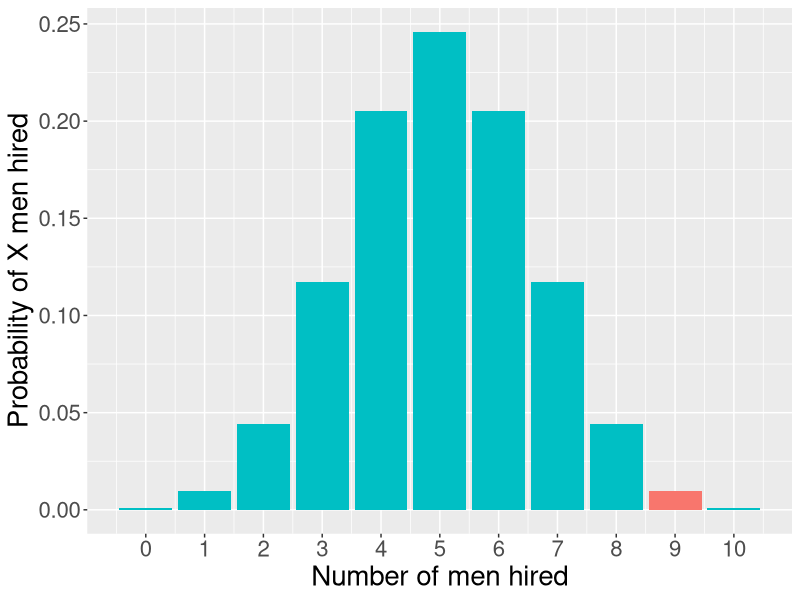
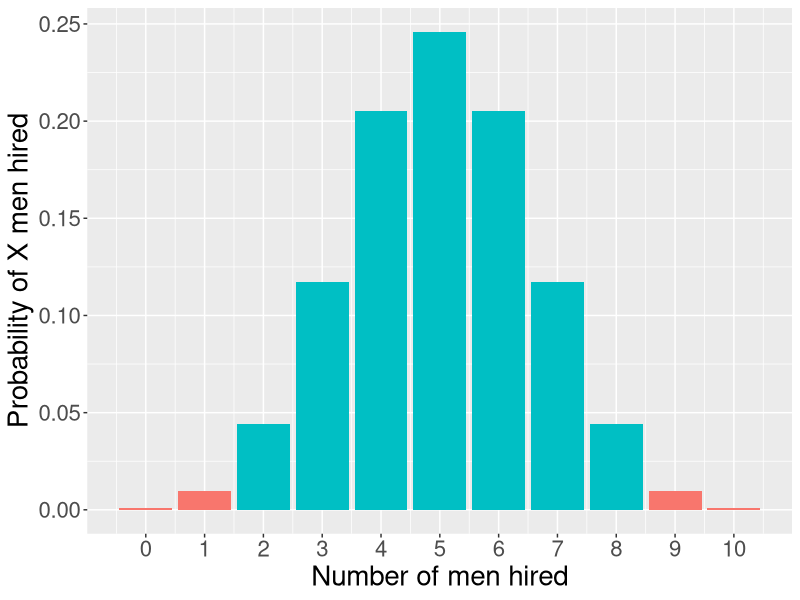
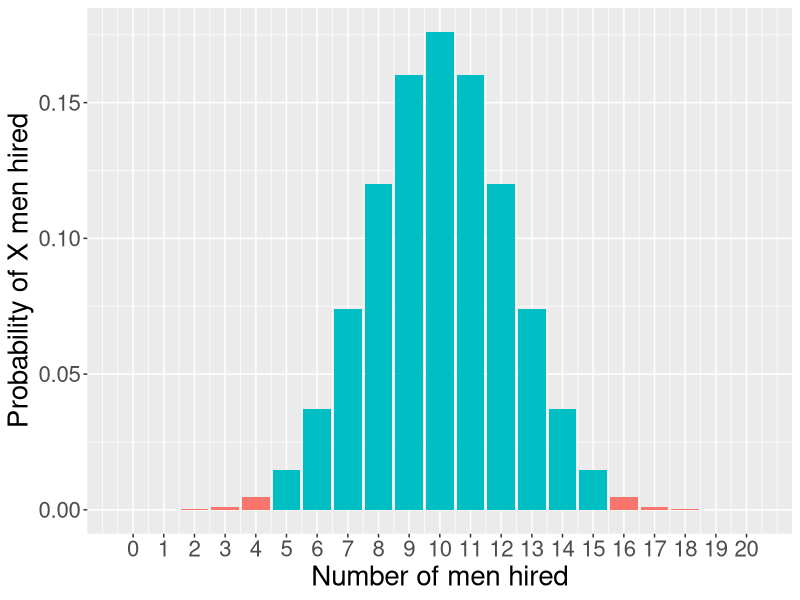
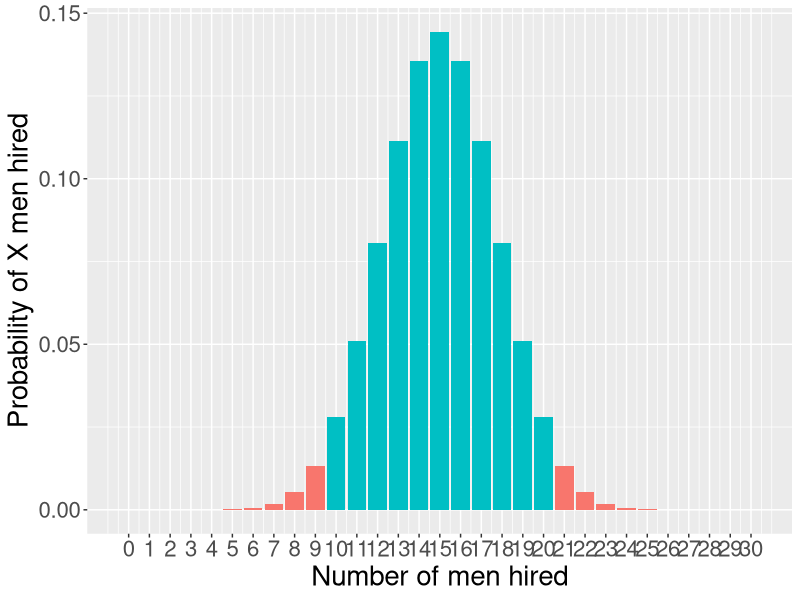
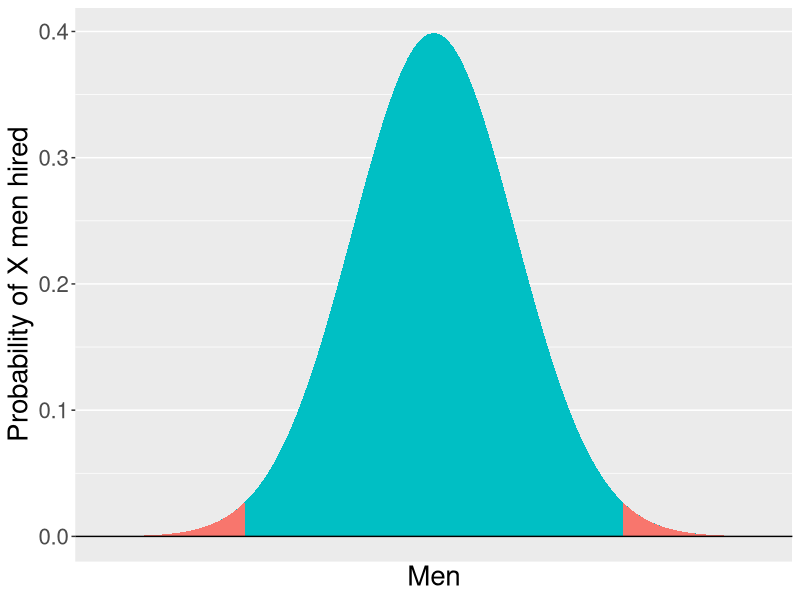
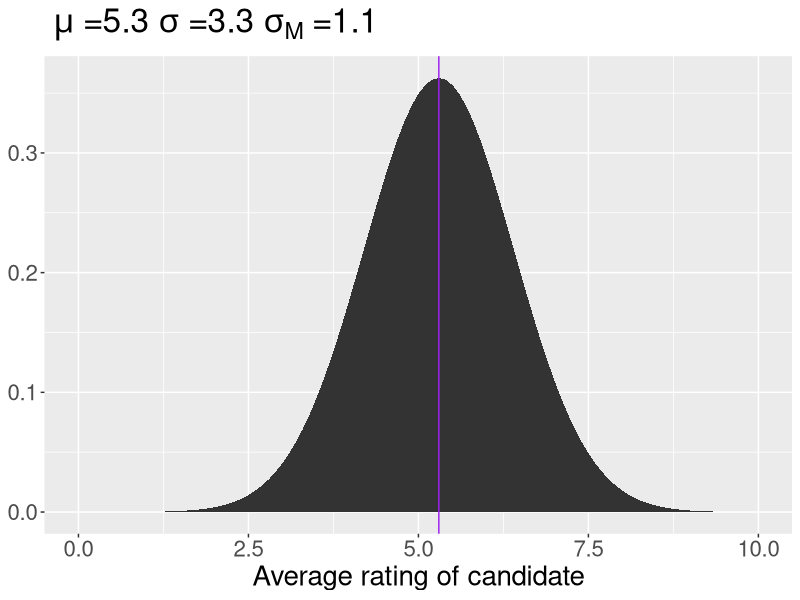
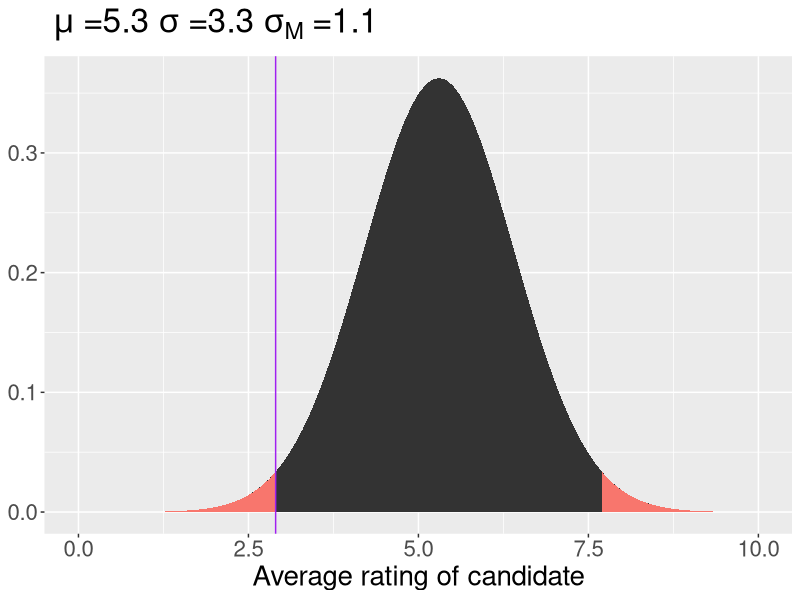
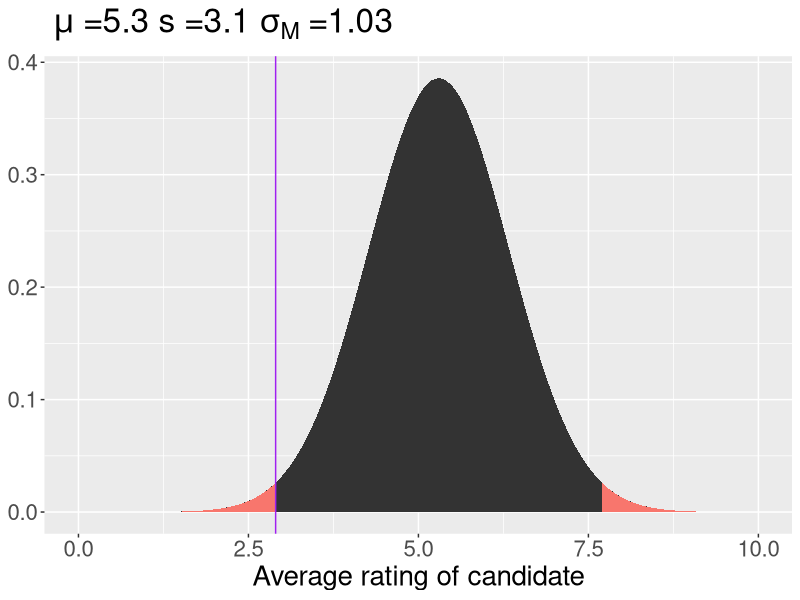

Here is the R script that generated these plots, in order: (Note: this script raises an error after producing the figures.)
## ---- chunk 1
dbinom(9, size = 10, prob = .5)
## ---- chunk 2
library(tidyverse)
men = 0:10
data.frame(men = men, d = dbinom(men, size = 10, prob = .5), 
           color = ifelse(men == 9, "1", "2")) %>%
  ggplot(aes(x = men, y = d, fill = color)) +
  geom_bar(stat = "identity") + 
  guides(fill = "none")+
  scale_x_continuous("Number of men hired", breaks = c(0:10))+
  scale_y_continuous("Probability of X men hired") +
  theme(text = element_text(size = 20))
  
## ---- chunk 3
data.frame(men = men, d = dbinom(men, size = 10, prob = .5), 
           color = ifelse(men %in% c(0,1, 9,10), "1", "2")) %>%
  ggplot(aes(x = men, y = d, fill = color)) +
  geom_bar(stat = "identity") + 
  guides(fill = "none")+
  scale_x_continuous("Number of men hired", breaks = c(0:10))+
  scale_y_continuous("Probability of X men hired") +
  theme(text = element_text(size = 20))
## ---- chunk 4
data.frame(men = 0:20, 
           d = dbinom(0:20, size = 20, prob = .5), color = ifelse(0:20 %in% c(0:4, 16:20), "1", "2")) %>%
  ggplot(aes(x = men, y = d, fill = color)) +
  geom_bar(stat = "identity") + 
  guides(fill = "none")+
  scale_x_continuous("Number of men hired", breaks = c(0:20))+
  scale_y_continuous("Probability of X men hired") +
  theme(text = element_text(size = 20))
## ---- chunk 5
data.frame(men = 0:30, 
           d = dbinom(0:30, size = 30, prob = .5), color = ifelse(0:30 %in% c(0:9, 21:30), "1", "2")) %>%
  ggplot(aes(x = men, y = d, fill = color)) +
  geom_bar(stat = "identity") + 
  guides(fill = "none")+
  scale_x_continuous("Number of men hired", breaks = c(0:30))+
  scale_y_continuous("Probability of X men hired") +
  theme(text = element_text(size = 20))
## ---- chunk 6
gg_color_hue <- function(n) {
  hues = seq(15, 375, length = n + 1)
  hcl(h = hues, l = 65, c = 100)[1:n]
}

colors = gg_color_hue(2)

data.frame(x = seq(-4,4)) %>%
  ggplot(aes(x=x)) +
  stat_function(fun = function(x) dnorm(x), geom = "area", fill = colors[2])+
  stat_function(fun = function(x) dnorm(x), xlim = c(-4, -2.32), geom = "area", fill = colors[1])+
  stat_function(fun = function(x) dnorm(x), xlim = c(2.32, 4), geom = "area", fill = colors[1])+
  geom_hline(aes(yintercept = 0)) +
  scale_x_continuous(breaks = NULL)+
  labs(x = "Men",
       y = "Probability of X men hired") +
  theme(text = element_text(size = 20))
## ---- chunk 7

## ---- chunk 8
data.frame(x = seq(0,10)) %>%
  ggplot(aes(x=x)) +
  stat_function(fun = function(x) dnorm(x, mean = 5.3, sd = 3.3/sqrt(9)), geom = "area") +
  geom_vline(aes(xintercept = 5.3), color = "purple")+
      labs(title = as.expression(bquote(~mu~"=5.3"~sigma~"=3.3"~sigma[M]~"=1.1")),
           x = "Average rating of candidate",
           y = NULL)  +
  theme(text = element_text(size = 20))
## ---- chunk 9
data.frame(x = seq(0,10)) %>%
  ggplot(aes(x=x)) +
  stat_function(fun = function(x) dnorm(x, mean = 5.3, sd = 3.3/sqrt(9)), geom = "area") +
  stat_function(fun = function(x) dnorm(x, mean = 5.3, sd = 3.3/sqrt(9)), geom = "area", xlim = c(0, 2.9), fill = colors[1]) +
  stat_function(fun = function(x) dnorm(x, mean = 5.3, sd = 3.3/sqrt(9)), geom = "area", xlim = c(7.7, 10), fill = colors[1]) +
  geom_vline(aes(xintercept = 2.9), color = "purple")+
      labs(title = as.expression(bquote(~mu~"=5.3"~sigma~"=3.3"~sigma[M]~"=1.1")),
           x = "Average rating of candidate",
           y = NULL)  +
  theme(text = element_text(size = 20))
## ---- chunk 10

## ---- chunk 11
M = 5.3
s = 3.3
N = 9
X = 2.9

sem = s/sqrt(N)

z = (X-M)/sem
## ---- chunk 12
pnorm(-2.18) + pnorm(2.18, lower.tail = F)
pnorm(-2.18)*2
p = pnorm(-2.18)*2

## ---- chunk 13
data.frame(x = seq(0,10)) %>%
  ggplot(aes(x=x)) +
  stat_function(fun = function(x) dnorm(x, mean = 5.3, sd = 3.1/sqrt(9)), geom = "area") +
  stat_function(fun = function(x) dnorm(x, mean = 5.3, sd = 3.1/sqrt(9)), geom = "area", xlim = c(0, 2.9), fill = colors[1]) +
  stat_function(fun = function(x) dnorm(x, mean = 5.3, sd = 3.1/sqrt(9)), geom = "area", xlim = c(7.7, 10), fill = colors[1]) +
  geom_vline(aes(xintercept = 2.9), color = "purple")+
      labs(title = as.expression(bquote(~mu~"=5.3"~s~"=3.1"~sigma[M]~"=1.03")),
           x = "Average rating of candidate",
           y = NULL)  +
  theme(text = element_text(size = 20))
## ---- chunk 14
M = 5.3
s = 3.1
N = 9
X = 2.9

sem = s/sqrt(N)

z = (X-M)/sem

p = pnorm(z)*2
## ---- chunk 15
pnorm(-2.32)*2
pt(-2.32, df = N-1)*2
## ---- chunk 16
knitr::include_graphics("images/halloween.jpeg")
